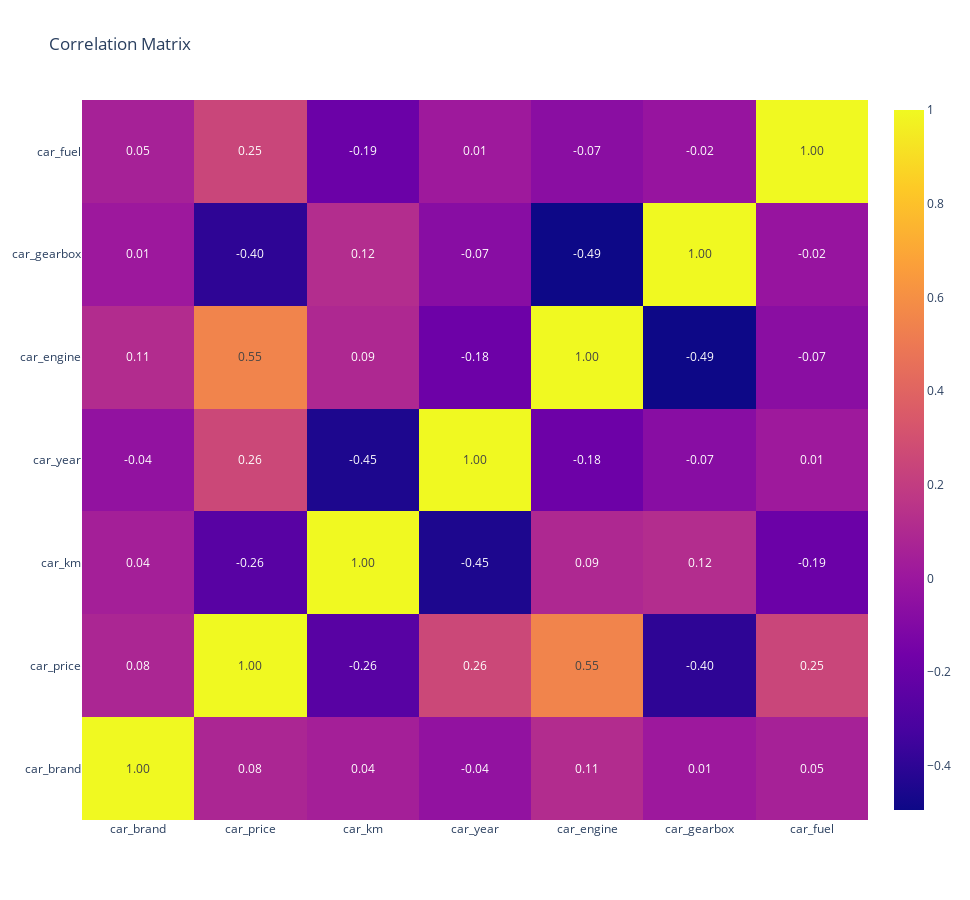

The notebook cell saved with this chart:
### Markdown cell above
#### Correlação dos dados

### Code cell
df_corr = df_cars.corr()

fig = go.Figure(
    go.Heatmap(
        x = df_corr.columns,
        y = df_corr.index,
        z = np.array(df_corr),
        text=df_corr.values,
        texttemplate='%{text:.2f}'
    )
)

fig.update_layout(height=900, width=970, title_text="Correlation Matrix")
fig.show()

### Figure 1 — Plotly figure (JSON) as saved in the notebook; plotly's stock layout.template omitted (floating-point values rounded to 4 significant figures)
{"data": [{"text": [[1, 0.07934, 0.04433, -0.03751, 0.1129, 0.01032, 0.05324], [0.07934, 1, -0.259, 0.2588, 0.5512, -0.3978, 0.2462], [0.04433, -0.259, 1, -0.4484, 0.09363, 0.117, -0.188], [-0.03751, 0.2588, -0.4484, 1, -0.1795, -0.07386, 0.01439], [0.1129, 0.5512, 0.09363, -0.1795, 1, -0.4944, -0.06723], [0.01032, -0.3978, 0.117, -0.07386, -0.4944, 1, -0.01635], [0.05324, 0.2462, -0.188, 0.01439, -0.06723, -0.01635, 1]], "texttemplate": "%{text:.2f}", "type": "heatmap", "x": ["car_brand", "car_price", "car_km", "car_year", "car_engine", "car_gearbox", "car_fuel"], "y": ["car_brand", "car_price", "car_km", "car_year", "car_engine", "car_gearbox", "car_fuel"], "z": [[1, 0.07934, 0.04433, -0.03751, 0.1129, 0.01032, 0.05324], [0.07934, 1, -0.259, 0.2588, 0.5512, -0.3978, 0.2462], [0.04433, -0.259, 1, -0.4484, 0.09363, 0.117, -0.188], [-0.03751, 0.2588, -0.4484, 1, -0.1795, -0.07386, 0.01439], [0.1129, 0.5512, 0.09363, -0.1795, 1, -0.4944, -0.06723], [0.01032, -0.3978, 0.117, -0.07386, -0.4944, 1, -0.01635], [0.05324, 0.2462, -0.188, 0.01439, -0.06723, -0.01635, 1]]}], "layout": {"height": 900, "title": {"text": "Correlation Matrix"}, "width": 970}}
